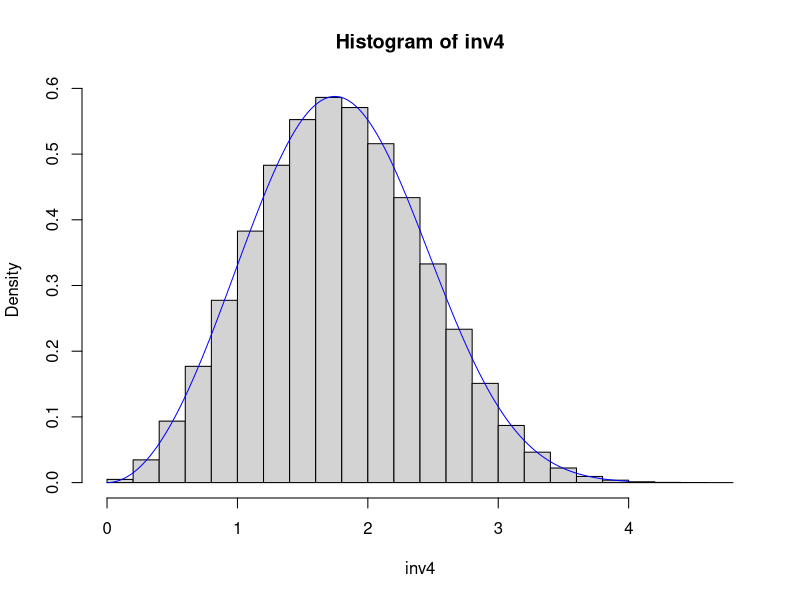

The R script that drew this image:

rweibull<-function(n,lambda,k) {
  u<-runif(n)
  out<-lambda*((-log(u))^(1/k))
  return(out)
}

system.time(rweibull(100000,2,1.5))

lambda<-2
k<-3
inv1<-rweibull(1000,2,3)
inv2<-rweibull(10000,2,3)
inv3<-rweibull(100000,2,3)
inv4<-rweibull(1000000,2,3)


#Graphical summary
hist(inv4,freq=F)
x<-seq(0,4,length=1000000)
lines(x,dweibull(x,k,lambda),col="blue")

#Numerical summary
mean1<-mean(inv1)
varr<-var(inv1)
meant<-lambda*gamma(1+1/k)
vart<-(lambda^2)*(gamma(1+2/k)-(gamma(1+1/k))^2)
